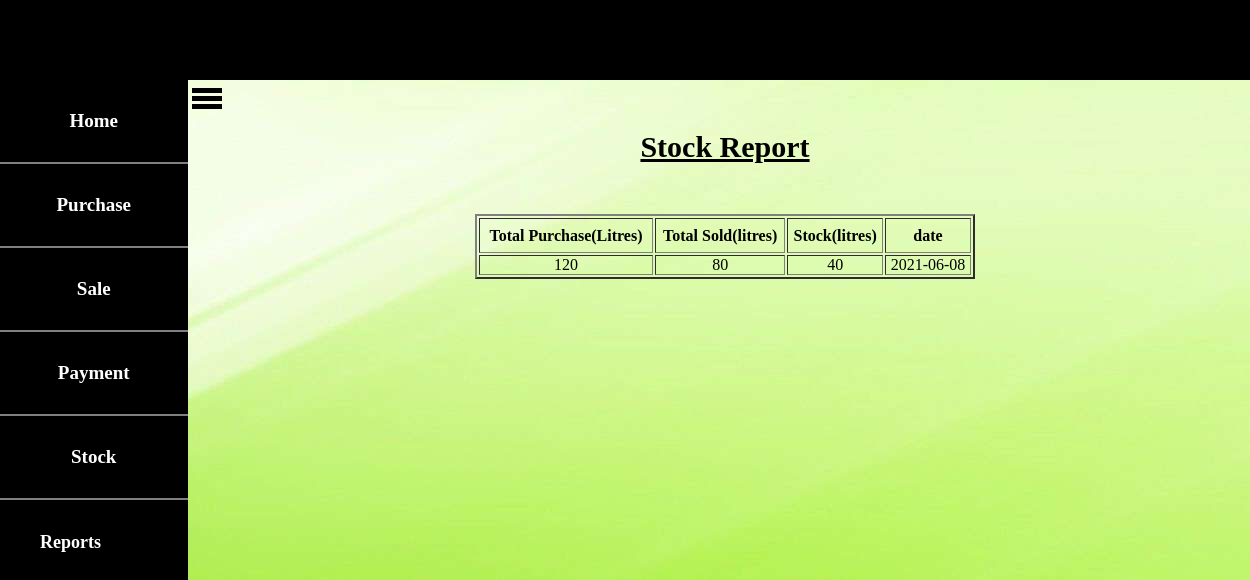
/stockreport.php, run on the app's committed database.
### tables this page shows
CREATE TABLE `totalact` (
  `pur` int(15) NOT NULL,
  `sale` int(15) NOT NULL,
  `stock` int(15) NOT NULL,
  `date` date NOT NULL
);

### stockreport.php (the view, shortened to what this page needs)
<!DOCTYPE html>
<html>
<head>
</head>
<body style="background-image: url(images/66773.jpg);">
	<table border="2" style="width: 40%;text-align: center;margin-top: 4%;margin-left: 38%;">
		<tr style="height: 35px">
			 <th>Total Purchase(Litres)</th>
			 <th>Total Sold(litres)</th>
             <th>Stock(litres)</th>
             <th>date</th>
		</tr>
<?php
include "includes/headeremp.php";
include "navemp.php";
?>
<p style="text-align: center;font-size: 30px;margin-top: 4%;margin-left: 16%"><b><u>Stock Report</u></b></p>
<?php
$conn=mysqli_connect("localhost","root","","milkcompany") or die("connection failed");
$query="select * from totalact";
$data=mysqli_query($conn,$query);
$total=mysqli_num_rows($data);
if($total!=0)
{
	while ($result=mysqli_fetch_assoc($data))
	{
		echo "
		<tr>
		<td>".$result['pur']."</td>
		<td>".$result['sale']."</td>
		<td>".$result['stock']."</td>
		<td>".$result['date']."</td>
		</tr>";
	}
}
else
{
	echo "no records found";
}
?>
</table>
</body>
</html>

### css/style2.css (style rules this page uses)
* { margin: 0; padding: 0; }

### data on the page
totalact: pur "120", sale "80", stock "40", date "2021-06-08"
